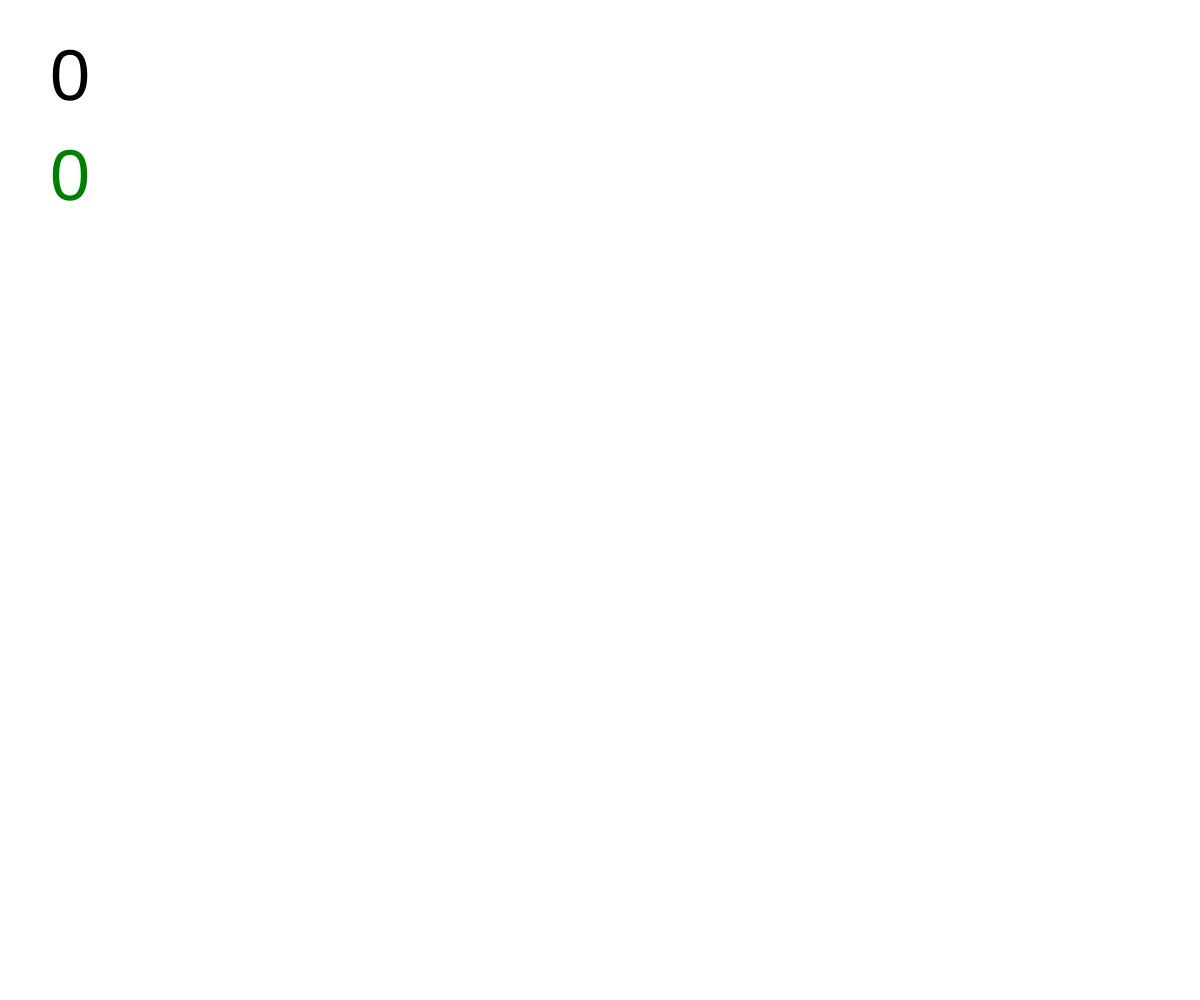
Frame 1 (no input)
Frame 60 (no input): identical to frame 1, image omitted
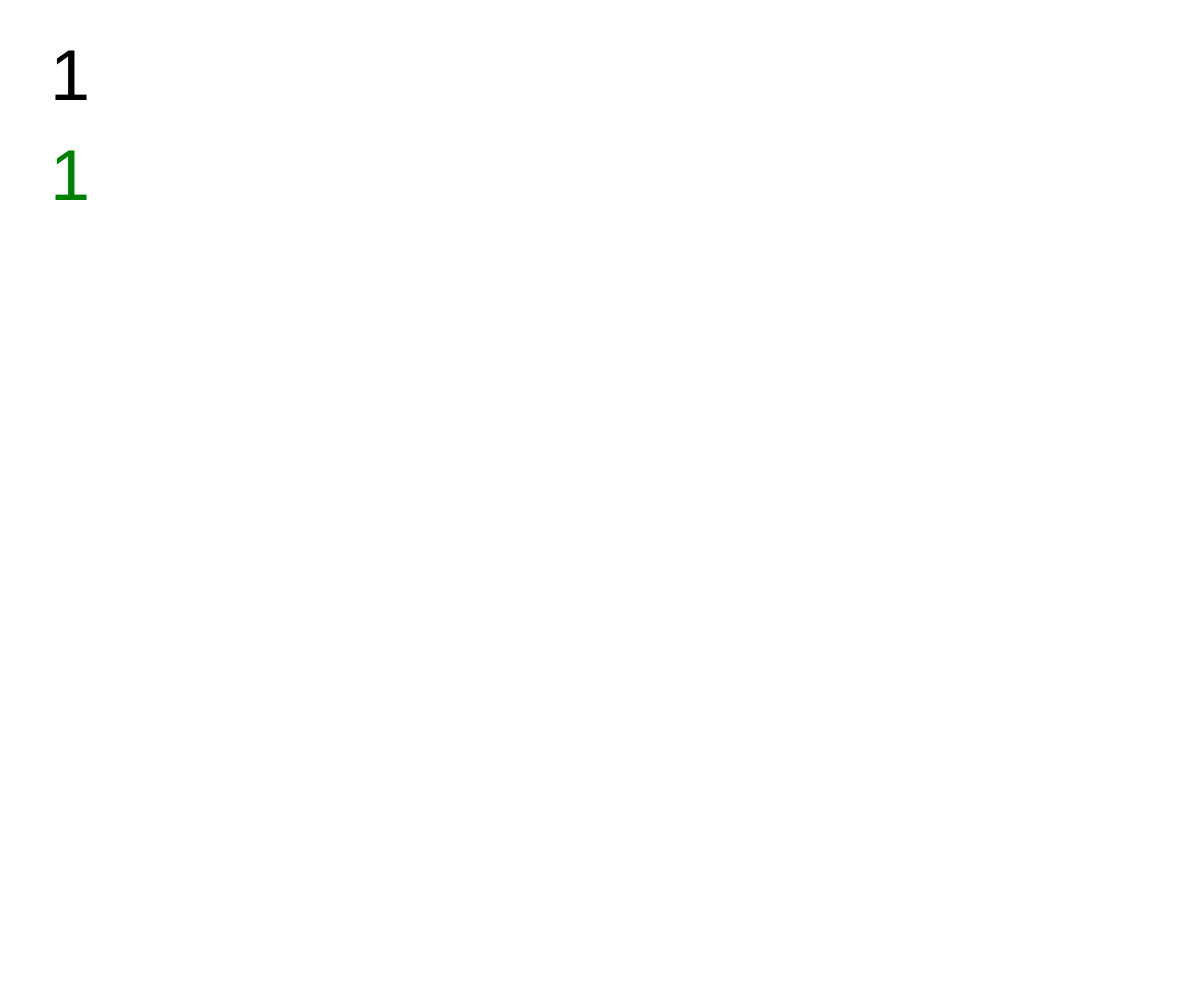
Frame 120 (the mouse pressed at the canvas centre since frame 60)

The p5.js sketch that drew these frames (run headless with seeded random() and noise() and a simulated clock; from frame 60 on, the mouse is pressed at the canvas centre):

// p5.js sketch
// ── sketch.js
// Local Storage Demo

let numberOfClicks = 0;
let allTimeHighestClicks;

function setup() {
  createCanvas(windowWidth, windowHeight);
  if (getItem("allTimeHighestClicks") !== null){
    allTimeHighestClicks = getItem("highestClicks")
  }
  else{
    allTimeHighestClicks = 0;
  }
}

function draw() {
  background(255);  

  textSize(72)
  fill(0);
  text(numberOfClicks, 50, 100);

  fill("green");
  text(allTimeHighestClicks, 50, 200);
}

function mousePressed(){
  numberOfClicks++;

  if (numberOfClicks > allTimeHighestClicks){
    allTimeHighestClicks = numberOfClicks;
    storeItem("highestClicks", allTimeHighestClicks)
  }
}
